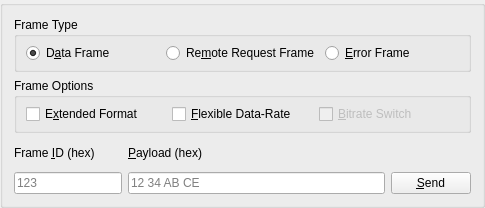
<?xml version="1.0" encoding="UTF-8"?>
<ui version="4.0">
 <class>SendFrameBox</class>
 <widget class="QGroupBox" name="SendFrameBox">
  <property name="geometry">
   <rect>
    <x>0</x>
    <y>0</y>
    <width>485</width>
    <height>208</height>
   </rect>
  </property>
  <property name="windowTitle">
   <string>Dialog</string>
  </property>
  <property name="title">
   <string/>
  </property>
  <layout class="QVBoxLayout" name="verticalLayout_4">
   <property name="sizeConstraint">
    <enum>QLayout::SizeConstraint::SetMinimumSize</enum>
   </property>
   <item>
    <widget class="QGroupBox" name="frameTypeBox">
     <property name="title">
      <string>Frame Type</string>
     </property>
     <property name="checkable">
      <bool>false</bool>
     </property>
     <layout class="QHBoxLayout" name="horizontalLayout">
      <property name="topMargin">
       <number>0</number>
      </property>
      <property name="bottomMargin">
       <number>0</number>
      </property>
      <item>
       <widget class="QRadioButton" name="dataFrame">
        <property name="toolTip">
         <string>Sends a CAN data frame.</string>
        </property>
        <property name="text">
         <string>D&amp;ata Frame</string>
        </property>
        <property name="checked">
         <bool>true</bool>
        </property>
       </widget>
      </item>
      <item>
       <widget class="QRadioButton" name="remoteFrame">
        <property name="toolTip">
         <string>Sends a CAN remote request frame.</string>
        </property>
        <property name="text">
         <string>Re&amp;mote Request Frame</string>
        </property>
       </widget>
      </item>
      <item>
       <widget class="QRadioButton" name="errorFrame">
        <property name="toolTip">
         <string>Sends an error frame.</string>
        </property>
        <property name="text">
         <string>&amp;Error Frame</string>
        </property>
       </widget>
      </item>
     </layout>
    </widget>
   </item>
   <item>
    <widget class="QGroupBox" name="frameOptionsBox">
     <property name="title">
      <string>Frame Options</string>
     </property>
     <layout class="QHBoxLayout" name="horizontalLayout_2">
      <property name="topMargin">
       <number>0</number>
      </property>
      <property name="bottomMargin">
       <number>0</number>
      </property>
      <item>
       <widget class="QCheckBox" name="extendedFormatBox">
        <property name="toolTip">
         <string>Allows extended frames with 29 bit identifier.</string>
        </property>
        <property name="text">
         <string>E&amp;xtended Format</string>
        </property>
       </widget>
      </item>
      <item>
       <widget class="QCheckBox" name="flexibleDataRateBox">
        <property name="toolTip">
         <string>Allows up to 64 byte payload data.</string>
        </property>
        <property name="text">
         <string>&amp;Flexible Data-Rate</string>
        </property>
       </widget>
      </item>
      <item>
       <widget class="QCheckBox" name="bitrateSwitchBox">
        <property name="enabled">
         <bool>false</bool>
        </property>
        <property name="toolTip">
         <string>Sends payload at higher data rate.</string>
        </property>
        <property name="text">
         <string>&amp;Bitrate Switch</string>
        </property>
       </widget>
      </item>
     </layout>
    </widget>
   </item>
   <item>
    <layout class="QHBoxLayout" name="horizontalLayout_3">
     <property name="sizeConstraint">
      <enum>QLayout::SizeConstraint::SetMinimumSize</enum>
     </property>
     <item>
      <layout class="QVBoxLayout" name="verticalLayout">
       <item>
        <widget class="QLabel" name="frameIdLabel">
         <property name="text">
          <string>Frame &amp;ID (hex)</string>
         </property>
         <property name="buddy">
          <cstring>frameIdEdit</cstring>
         </property>
        </widget>
       </item>
       <item>
        <widget class="QLineEdit" name="frameIdEdit">
         <property name="sizePolicy">
          <sizepolicy hsizetype="Preferred" vsizetype="Fixed">
           <horstretch>1</horstretch>
           <verstretch>0</verstretch>
          </sizepolicy>
         </property>
         <property name="placeholderText">
          <string>123</string>
         </property>
         <property name="clearButtonEnabled">
          <bool>true</bool>
         </property>
        </widget>
       </item>
      </layout>
     </item>
     <item>
      <layout class="QVBoxLayout" name="verticalLayout_2">
       <item>
        <widget class="QLabel" name="payloadLabel">
         <property name="text">
          <string>&amp;Payload (hex)</string>
         </property>
         <property name="buddy">
          <cstring>payloadEdit</cstring>
         </property>
        </widget>
       </item>
       <item>
        <widget class="QLineEdit" name="payloadEdit">
         <property name="sizePolicy">
          <sizepolicy hsizetype="Expanding" vsizetype="Fixed">
           <horstretch>2</horstretch>
           <verstretch>0</verstretch>
          </sizepolicy>
         </property>
         <property name="placeholderText">
          <string>12 34 AB CE</string>
         </property>
         <property name="clearButtonEnabled">
          <bool>true</bool>
         </property>
        </widget>
       </item>
      </layout>
     </item>
     <item>
      <layout class="QVBoxLayout" name="verticalLayout_3">
       <item>
        <widget class="QLabel" name="label">
         <property name="text">
          <string/>
         </property>
        </widget>
       </item>
       <item>
        <widget class="QPushButton" name="sendButton">
         <property name="text">
          <string>&amp;Send</string>
         </property>
        </widget>
       </item>
      </layout>
     </item>
    </layout>
   </item>
  </layout>
 </widget>
 <resources/>
 <connections/>
</ui>
